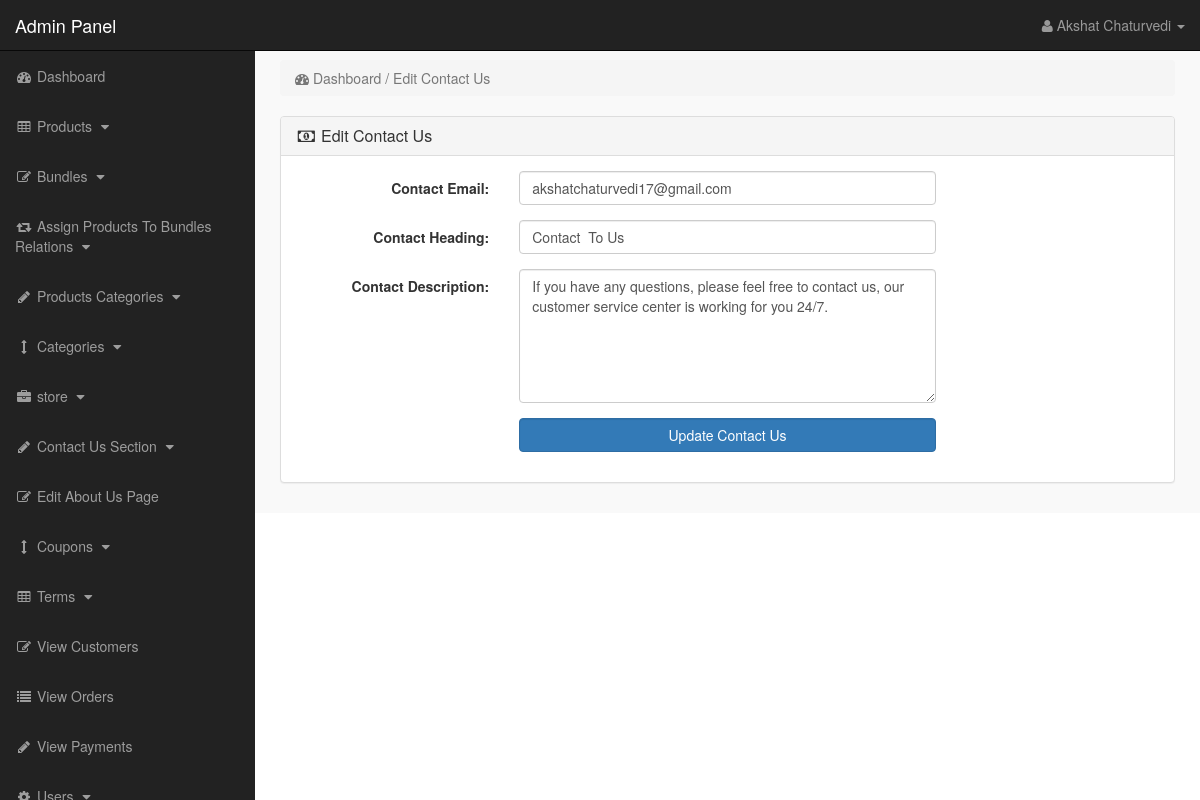
Screenshot of /admin_area/index.php?edit_contact_us (signed in) with the database file from the repository.
### tables this page shows
CREATE TABLE `contact_us` (
  `contact_id` int(10) NOT NULL,
  `contact_email` text NOT NULL,
  `contact_heading` text NOT NULL,
  `contact_desc` text NOT NULL
);

### admin_area/edit_contact_us.php (the view, shortened to what this page needs)
<?php
if(!isset($_SESSION['admin_email'])){
echo "<script>window.open('login.php','_self')</script>";
}
else {
?>
<?php
$get_conatct_us = "select * from contact_us";
$run_contact_us = mysqli_query($con,$get_conatct_us);
$row_contact_us = mysqli_fetch_array($run_contact_us);
$contact_email = $row_contact_us['contact_email'];
$contact_heading = $row_contact_us['contact_heading'];
$contact_desc = $row_contact_us['contact_desc'];
?>
<div class="row" >
<div class="col-lg-12" >
<ol class="breadcrumb">
<li class="active">
<i class="fa fa-dashboard" ></i> Dashboard / Edit Contact Us
</li>
</ol>
</div>
</div>
<div class="row">
<div class="col-lg-12">
<div class="panel panel-default">
<div class="panel-heading">
<h3 class="panel-title">
<i class="fa fa-money fa-fw"></i> Edit Contact Us
</h3>
</div>
<div class="panel-body">
<form class="form-horizontal" action="" method="post">
<div class="form-group">
<label class="col-md-3 control-label"> Contact Email: </label>
<div class="col-md-6">
<input type="text" name="contact_email" class="form-control" value="<?php echo $contact_email; ?>">
</div>
</div>
<div class="form-group">
<label class="col-md-3 control-label"> Contact Heading: </label>
<div class="col-md-6">
<input type="text" name="contact_heading" class="form-control" value="<?php echo $contact_heading; ?>">
</div>
</div>
<div class="form-group">
<label class="col-md-3 control-label"> Contact Description: </label>
<div class="col-md-6">
<textarea name="contact_desc" class="form-control" rows="6" cols="19">
<?php echo $contact_desc; ?>
</textarea>
</div>
</div>
<div class="form-group">
<label class="col-md-3 control-label"> </label>
<div class="col-md-6">
<input type="submit" name="submit" class="btn btn-primary form-control" value=" Update Contact Us ">
</div>
</div>
</form>
</div>
</div>
</div>
</div>
<?php } ?>

### admin_area/includes/sidebar.php (shortened to what this page needs)
<?php
if(!isset($_SESSION['admin_email'])){
echo "<script>window.open('login.php','_self')</script>";
}
else {
?>
<nav class="navbar navbar-inverse navbar-fixed-top" >
<div class="navbar-header" >
<a class="navbar-brand" href="index.php?dashboard" >Admin Panel</a>
</div>
<ul class="nav navbar-right top-nav" >
<li class="dropdown" >
<a href="#" class="dropdown-toggle" data-toggle="dropdown" >
<i class="fa fa-user" ></i>
<?php echo $admin_name; ?> <b class="caret" ></b>
</a>
</li>
</ul>
<div class="collapse navbar-collapse navbar-ex1-collapse">
<ul class="nav navbar-nav side-nav">
<li>
<a href="index.php?dashboard">
<i class="fa fa-fw fa-dashboard"></i> Dashboard
</a>
</li>
<li>
<a href="#" data-toggle="collapse" data-target="#products">
<i class="fa fa-fw fa-table"></i> Products
<i class="fa fa-fw fa-caret-down"></i>
</a>
</li>
<li>
<a href="#" data-toggle="collapse" data-target="#bundles">
<i class="fa fa-fw fa-edit"></i> Bundles
<i class="fa fa-fw fa-caret-down"></i>
</a>
</li>
<li>
<a href="#" data-toggle="collapse" data-target="#relations">
<i class="fa fa-fw fa-retweet"></i> Assign Products To Bundles Relations
<i class="fa fa-fw fa-caret-down"></i>
</a>
</li>
<li>
<a href="#" data-toggle="collapse" data-target="#p_cat">
<i class="fa fa-fw fa-pencil"></i> Products Categories
<i class="fa fa-fw fa-caret-down"></i>
</a>
</li>
<li>
<a href="#" data-toggle="collapse" data-target="#cat">
<i class="fa fa-fw fa-arrows-v"></i> Categories
<i class="fa fa-fw fa-caret-down"></i>
</a>
</li>
<li>
<a href="#" data-toggle="collapse" data-target="#store">
<i class="fa fa-fw fa-briefcase"></i> store
<i class="fa fa-fw fa-caret-down"></i>
</a>
</li>
<li>
<a href="#" data-toggle="collapse" data-target="#contact_us">
<i class="fa fa-fw fa-pencil"> </i> Contact Us Section
<i class="fa fa-fw fa-caret-down"></i>
</a>
</li>
<li>
<a href="index.php?edit_about_us">
<i class="fa fa-fw fa-edit"></i> Edit About Us Page
</a>
</li>
<li>
<a href="#" data-toggle="collapse" data-target="#coupons">
<i class="fa fa-fw fa-arrows-v"></i> Coupons
<i class="fa fa-fw fa-caret-down"></i>
</a>
</li>
<li>
<a href="#" data-toggle="collapse" data-target="#terms" >
<i class="fa fa-fw fa-table"></i> Terms
<i class="fa fa-fw fa-caret-down"></i>
</a>
</li>
<li>
<a href="index.php?view_customers">
<i class="fa fa-fw fa-edit"></i> View Customers
</a>
</li>
<li>
<a href="index.php?view_orders">
<i class="fa fa-fw fa-list"></i> View Orders
</a>
</li>
<li>
<a href="index.php?view_payments">
<i class="fa fa-fw fa-pencil"></i> View Payments
</a>
</li>
<li>
<a href="#" data-toggle="collapse" data-target="#users">
<i class="fa fa-fw fa-gear"></i> Users
<i class="fa fa-fw fa-caret-down"></i>
</a>
</li>
</ul>
</div>
</nav>
<?php } ?>

### admin_area/css/style.css (style rules this page uses)
body { margin-top:100px; }
@media (min-width: 768px) { body { margin-top:50px; } }
.top-nav { padding:0 15px; }
.top-nav>li { display:inline-block; float:left; }
.top-nav>li>a { padding-top:15px; padding-bottom:15px; line-height:20px; color:#999; }
@media (min-width: 768px) { .side-nav { position:fixed; top:51px; width:255px; border-radius:0; overflow-y:auto; background-color: #222; bottom:0; overflow-x:hidden; padding-bottom:40px; } }
@media (min-width: 768px) { .side-nav>li>a { width:255px; } }
.panel-body { border-radius:5px; }

### rows the page displays
contact_us: contact_email "akshatchaturvedi17@gmail.com", contact_heading "Contact To Us", contact_desc "If you have any questions, please feel free to contact us, our customer service center is working for you 24/7."

### other values shown
$admin_name "Akshat Chaturvedi"
